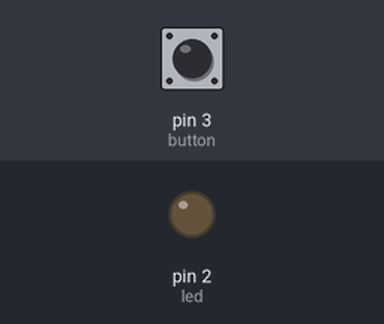
Recording of a sketch running on a simulated Arduino Uno, built with avr-gcc and run on an emulated ATmega328P. Parts: output pins drawn as LEDs (lit = HIGH). Inputs (shaded band) come from the test bench; at power-on: pin 3 (button) LOW.

Above: at 1.2 s.
1.3 s: pin 3 (button) pulled HIGH for 0.15 s
At 1.37 s:
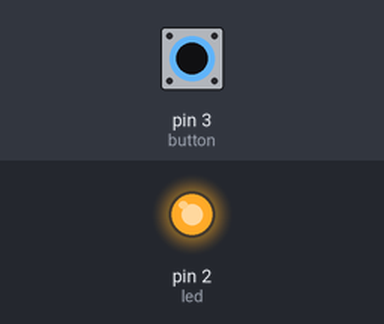
2.9 s: pin 3 (button) pulled HIGH for 3.2 s
At 7.5 s:
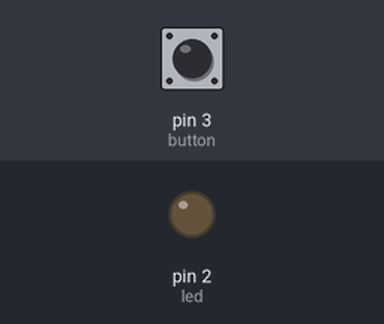
Timing chart, 0 to 9.0 s (numbered marks = the images above; inputs shaded):
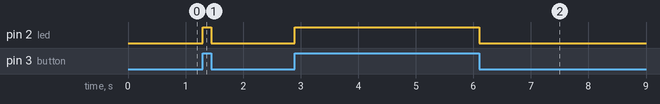

Measured:
- after the input at 1.3 s, pin 2 (led): LOW → HIGH at once, → LOW 0.15 s later
- after the input at 2.9 s, pin 2 (led): LOW → HIGH at once, → LOW 3.2 s later

The sketch:

proj2_analog_write_LED.ino
```cpp
int button = 3;
int led = 2;

void setup() {
  pinMode(button, INPUT);
  pinMode(led, OUTPUT);

}

void loop() {


  if ( digitalRead(button) == HIGH) {
    //if button is pressed then turn the led on
    digitalWrite(led, HIGH);

  }

  else{
    //else the button is not pressed, turn if off
    digitalWrite(led, LOW);
  }


}
```
